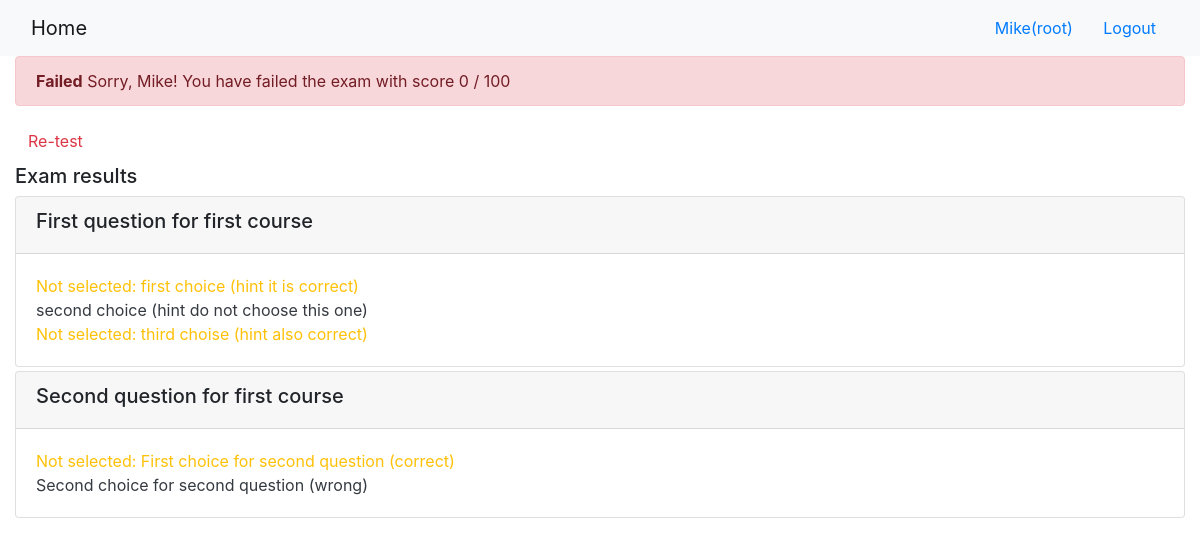
/onlinecourse/course/1/submission/1/result (signed in), run on the app's committed database.
### onlinecourse/models.py (models this page shows)
class Question(models.Model):
    course = models.ForeignKey(Course, on_delete=models.CASCADE)
    question_text = models.TextField(max_length=255, default="")
    grade = models.IntegerField(default=0)
    def get_grade(self, selected_ids):
        all_answers = self.choice_set.filter(is_correct=True).count()
        selected_correct = self.choice_set.filter(is_correct=True, id__in=selected_ids).count()
        if all_answers == selected_correct and len(selected_ids) == selected_correct:
            return self.grade
        else:
            return 0

class Choice(models.Model):
    question = models.ForeignKey(Question, on_delete=models.CASCADE)
    choice_text = models.TextField(max_length=255, default="")
    is_correct = models.BooleanField(default=False)

### onlinecourse/views.py (the view)
# urls.py: path('course/<int:course_id>/submission/<int:submission_id>/result', views.show_exam_result, name='result')
def show_exam_result(request, course_id, submission_id):
    context = {}
    course = get_object_or_404(Course, pk=course_id)
    context['course'] = course
    submission = get_object_or_404(Submission, pk=submission_id)
    context['selected_ids'] = Choice.objects.filter(submission = submission).values_list('id', flat=True)
    max_points = 0
    points = 0
    for question in course.question_set.all():
        points = points + question.get_grade(Choice.objects.filter(submission = submission, question = question).values_list('id', flat=True))
        max_points = max_points + question.grade
    score = int((points / max_points) * 100)
    context['grade'] = score
    return render(request, 'onlinecourse/exam_result_bootstrap.html', context)

### onlinecourse/templates/onlinecourse/exam_result_bootstrap.html (shortened to what this page needs)
<!DOCTYPE html>
<html lang="en">
<head>
    {% load static %}
    <link rel="stylesheet" href="https://maxcdn.bootstrapcdn.com/bootstrap/4.5.2/css/bootstrap.min.css">
</head>
<body>
 <nav class="navbar navbar-light bg-light">
    <div class="container-fluid">
        <div class="navbar-header">
              <a class="navbar-brand" href="{% url 'onlinecourse:index' %}">Home</a>
        </div>
        <ul class="nav navbar-nav navbar-right">
            {% if user.is_authenticated %}
            <li>
                <a class="btn btn-link" href="#">{{ user.first_name }}({{ user.username }})</a>
                <a class="btn btn-link" href="{% url 'onlinecourse:logout' %}">Logout</a>
            </li>
            {% endif %}
        </ul>
    </div>
</nav>
<div class="container-fluid">
    {% if grade > 80 %}
    <div class="alert alert-success">
       <span class="font-weight-bold">Congratulations</span>
       {{request.user.first_name}}! You have passed the exam with score {{grade}} / 100
    </div>
        {% else %}
        <div class="alert alert-danger">
            <span class="font-weight-bold">Failed</span>
            Sorry, {{request.user.first_name}}! You have failed the exam with score {{grade}} / 100
        </div>
        <a class="btn btn-link text-danger" href="{% url 'onlinecourse:course_details' course.id %}">Re-test</a>
        {% endif %}
        <div class="card-columns-vertical mt-1">
        <h5 class="">Exam results</h5>
            {% for question in course.question_set.all %}
            <div class="card mt-1">
                <div class="card-header"><h5>{{ question.question_text}}</h5></div>
                <div class="card-body">
                {% for choice in question.choice_set.all %}
                    {% if choice.is_correct == True and choice.id in selected_ids %}
                    <div class="text-success">
                    Correct answer:
                    {% elif choice.is_correct == True and choice.id not in selected_ids %}
                    <div class="text-warning">
                    Not selected:
                    {% elif choice.is_correct == False and choice.id in selected_ids %}
                    <div class="text-danger">
                    Wrong answer:
                    {% else %}
                    <div class="text-dark">
                    {% endif %}
                    {{ choice.choice_text }}<br/>
                    </div>
                {% endfor %}
                </div>
            </div>
            {% endfor %}
        </div>
    </div>
</body>
</html>

### data on the page
Question: question_text "First question for first course"
Choice: shows "Not selected:", choice_text "first choice (hint it is correct)"
Choice: choice_text "second choice (hint do not choose this one)"
Choice: shows "Not selected:", choice_text "third choise (hint also correct)"
Question: question_text "Second question for first course"
Choice: shows "Not selected:", choice_text "First choice for second question (correct)"
Choice: choice_text "Second choice for second question (wrong)"

### other printed values
{{ user.first_name }} "Mike"
{{ user.username }} "root"
{{ request.user.first_name }} "Mike"
{{ grade }} "0"
